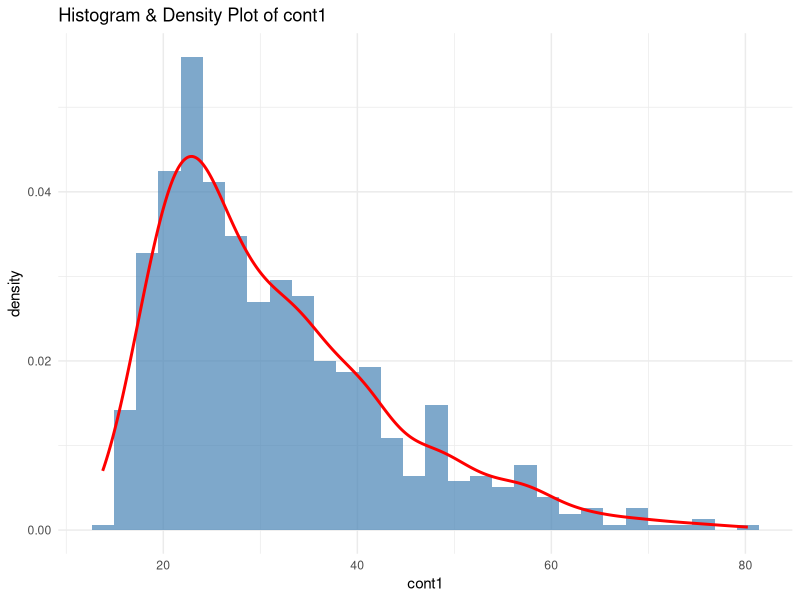
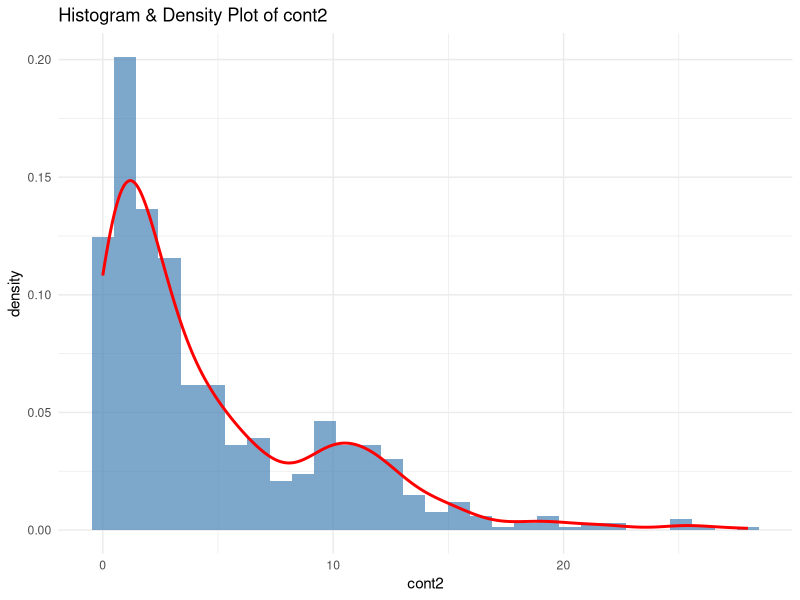
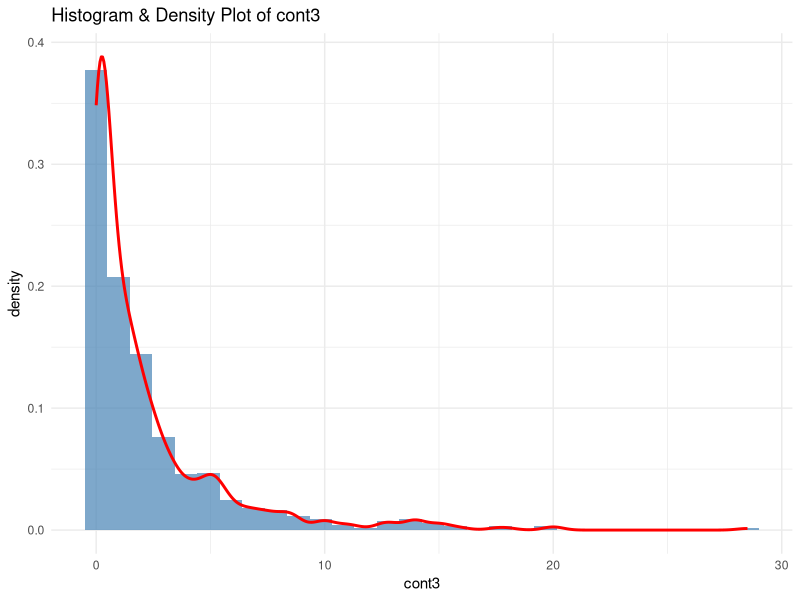
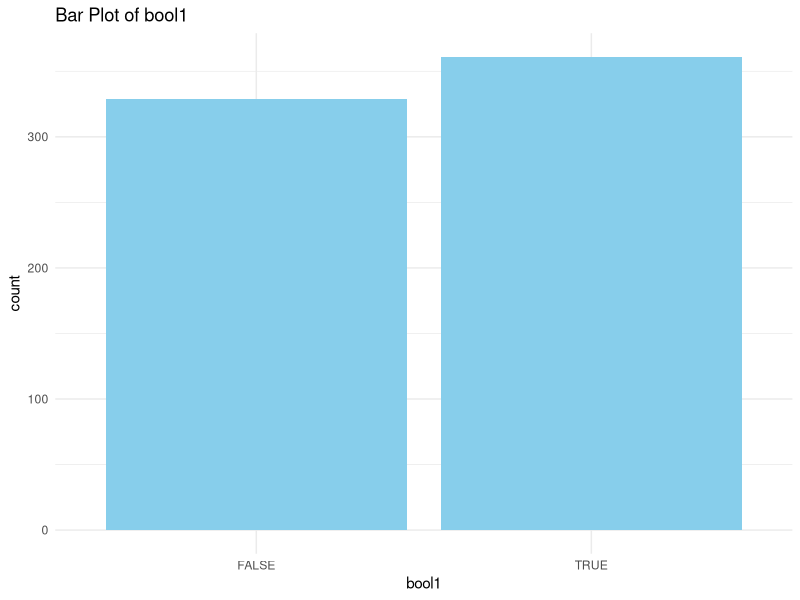
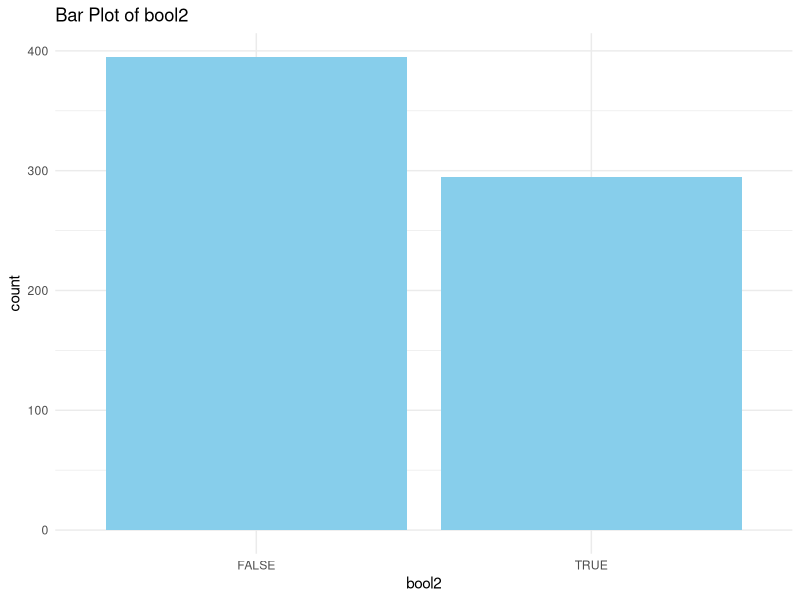
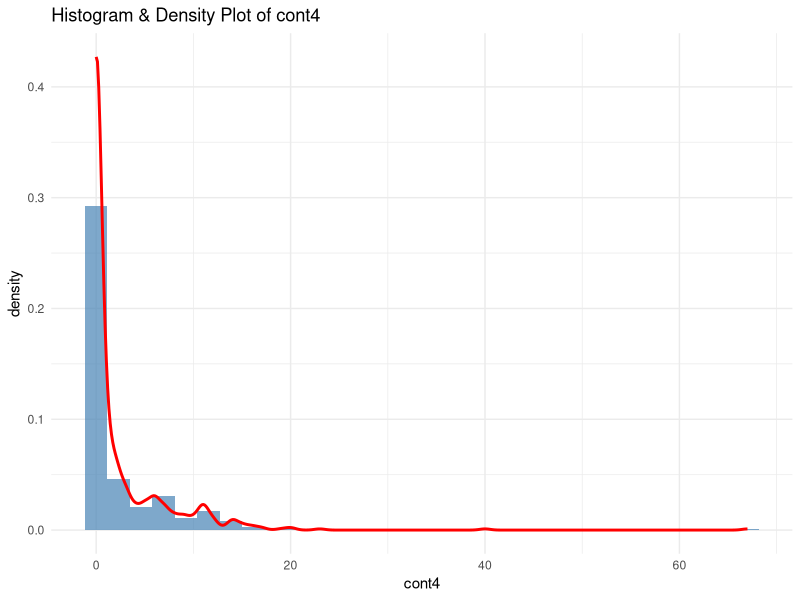
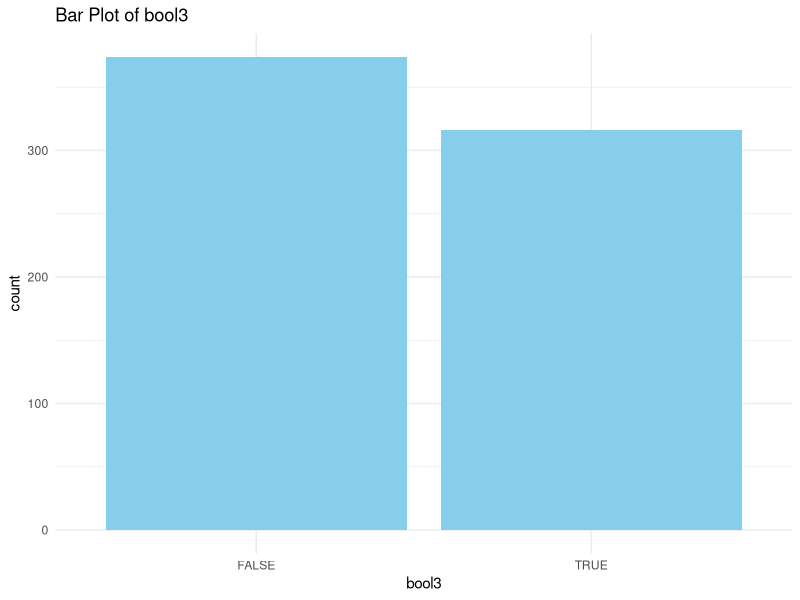
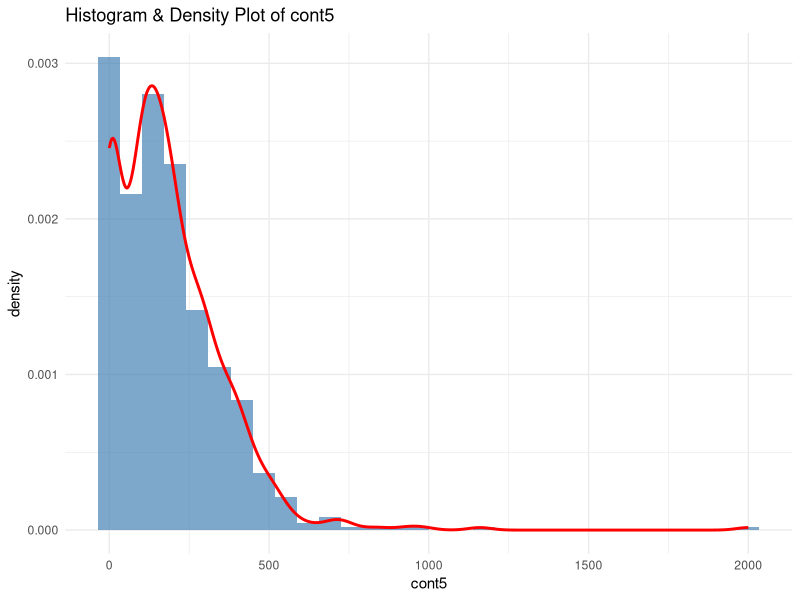

Write R code to recreate these figures, in order. (Note: this script raises an error after producing the figures.)
## ---- chunk 1
# Load necessary libraries
library(ggplot2)
library(dplyr)
library(readr)
library(caret)
## ---- chunk 2
# Set working directory (Update with your actual path if needed)
setwd("C:/Users/SAM/OneDrive/Documents/data science/as2")

# Load the dataset
df <- read_csv("BankData.csv")

# Remove the unnecessary index column
df <- df %>% select(-1)  # Removes the first column

# Convert Boolean-like variables ('t' and 'f') to factors
bool_cols <- c("bool1", "bool2", "bool3", "approval")  # Boolean-like categorical columns
df[bool_cols] <- lapply(df[bool_cols], as.factor)
## ---- chunk 3
# Question 1a: Visualizing the distributions of variables
# Loop through each column and generate appropriate plots
for (col in colnames(df)) {
  if (is.numeric(df[[col]])) {
    # Histogram with density plot for numeric variables
    p <- ggplot(df, aes(x = .data[[col]])) +
      geom_histogram(aes(y = ..density..), bins = 30, fill = "steelblue", alpha = 0.7) +
      geom_density(color = "red", size = 1) +
      ggtitle(paste("Histogram & Density Plot of", col)) +
      theme_minimal()
  } else if (is.factor(df[[col]])) {
    # Bar plot for categorical variables
    p <- ggplot(df, aes(x = .data[[col]])) +
      geom_bar(fill = "skyblue") +
      ggtitle(paste("Bar Plot of", col)) +
      theme_minimal()
  }
  print(p)  # Display the plot
}
## ---- chunk 4
# Question 1b: Applying Normalization
# Z-score normalization for 'credit.score'
df <- df %>%
  mutate(credit_score_zscore = (credit.score - mean(credit.score, na.rm = TRUE)) / sd(credit.score, na.rm = TRUE))

# Min-Max normalization for 'ages'
df <- df %>%
  mutate(ages_minmax = (ages - min(ages, na.rm = TRUE)) / (max(ages, na.rm = TRUE) - min(ages, na.rm = TRUE)))

# Decimal scaling for 'cont1'
max_cont1 <- max(abs(df$cont1), na.rm = TRUE)
scaling_factor <- 10^floor(log10(max_cont1) + 1)  # Finds the highest power of 10
df <- df %>%
  mutate(cont1_decimal_scaled = cont1 / scaling_factor)

# Display the transformed dataset
head(df[, c("credit.score", "credit_score_zscore", "ages", "ages_minmax", "cont1", "cont1_decimal_scaled")])
## ---- chunk 5
# Question 1c: Visualizing the normalized distributions
p1 <- ggplot(df, aes(x = credit.score)) +
  geom_histogram(aes(y = ..density..), bins = 30, fill = "blue", alpha = 0.5) +
  geom_density(color = "red", size = 1) +
  ggtitle("Original Credit Score Distribution") +
  theme_minimal()

p2 <- ggplot(df, aes(x = credit_score_zscore)) +
  geom_histogram(aes(y = ..density..), bins = 30, fill = "blue", alpha = 0.5) +
  geom_density(color = "red", size = 1) +
  ggtitle("Z-score Normalized Credit Score") +
  theme_minimal()

p3 <- ggplot(df, aes(x = ages)) +
  geom_histogram(aes(y = ..density..), bins = 30, fill = "green", alpha = 0.5) +
  geom_density(color = "red", size = 1) +
  ggtitle("Original Ages Distribution") +
  theme_minimal()

p4 <- ggplot(df, aes(x = ages_minmax)) +
  geom_histogram(aes(y = ..density..), bins = 30, fill = "green", alpha = 0.5) +
  geom_density(color = "red", size = 1) +
  ggtitle("Min-Max Scaled Ages") +
  theme_minimal()

p5 <- ggplot(df, aes(x = cont1)) +
  geom_histogram(aes(y = ..density..), bins = 30, fill = "orange", alpha = 0.5) +
  geom_density(color = "red", size = 1) +
  ggtitle("Original Cont1 Distribution") +
  theme_minimal()

p6 <- ggplot(df, aes(x = cont1_decimal_scaled)) +
  geom_histogram(aes(y = ..density..), bins = 30, fill = "orange", alpha = 0.5) +
  geom_density(color = "red", size = 1) +
  ggtitle("Decimal Scaled Cont1") +
  theme_minimal()

# Print all plots
print(p1)
print(p2)
print(p3)
print(p4)
print(p5)
print(p6)
## ---- chunk 6
#1d
#We categorize credit.score into bins like Poor, Fair, Good, Very Good, and Excellent based on standard credit score ranges.
# Binning credit score into risk categories
df <- df %>%
  mutate(credit_bins = case_when(
    credit.score < 580 ~ "Poor",
    credit.score >= 580 & credit.score < 670 ~ "Fair",
    credit.score >= 670 & credit.score < 740 ~ "Good",
    credit.score >= 740 & credit.score < 800 ~ "Very Good",
    credit.score >= 800 ~ "Excellent"
  ))

# Convert the new categorical variable to a factor
df$credit_bins <- factor(df$credit_bins, levels = c("Poor", "Fair", "Good", "Very Good", "Excellent"))

# View the first few rows
head(df[, c("credit.score", "credit_bins")])

# Plot distribution of binned credit scores
ggplot(df, aes(x = credit_bins)) +
  geom_bar(fill = "blue", alpha = 0.7) +
  ggtitle("Distribution of Credit Score Categories") +
  xlab("Credit Score Categories") +
  ylab("Count") +
  theme_minimal()
#We chose five bins for credit.score based on industry-standard credit risk categories used by financial institutions. These bins—Poor (300-579), Fair (580-669), Good (670-739), Very Good (740-799), and Excellent (800-850)—align with how lenders assess borrower risk. This segmentation provides meaningful distinctions while avoiding excessive granularity or oversimplification. Too many bins would make the data overly specific, while too few would lose important risk differences.
## ---- chunk 7
#1e
# Define midpoints for each credit score category
df <- df %>%
  mutate(credit_smoothed = case_when(
    credit_bins == "Poor" ~ (300 + 579) / 2,        # Midpoint of 300-579
    credit_bins == "Fair" ~ (580 + 669) / 2,        # Midpoint of 580-669
    credit_bins == "Good" ~ (670 + 739) / 2,        # Midpoint of 670-739
    credit_bins == "Very Good" ~ (740 + 799) / 2,   # Midpoint of 740-799
    credit_bins == "Excellent" ~ (800 + 850) / 2    # Midpoint of 800-850
  ))

# View the first few rows
head(df[, c("credit.score", "credit_bins", "credit_smoothed")])

# Histogram of original vs smoothed credit score
ggplot(df, aes(x = credit.score)) +
  geom_histogram(bins = 30, fill = "blue", alpha = 0.5) +
  ggtitle("Original Credit Score Distribution") +
  theme_minimal()

ggplot(df, aes(x = credit_smoothed)) +
  geom_histogram(bins = 30, fill = "red", alpha = 0.5) +
  ggtitle("Smoothed Credit Score Distribution") +
  theme_minimal()
#We chose midpoint smoothing because it provides a simple, interpretable, and consistent way to convert categorical bins back into numerical values. Unlike mean smoothing, which could be affected by outliers, midpoints preserve the natural spread of the data while maintaining meaningful differences between risk categories.
## ---- chunk 8
# Load necessary libraries
library(e1071)   # For SVM
library(caret)   # For model training & cross-validation
library(dplyr)   # For data manipulation

# Remove rows with missing values to avoid errors
df <- na.omit(df)

# Convert categorical variables to factors
df$approval <- as.factor(df$approval)  
df$bool1 <- as.factor(df$bool1)
df$bool2 <- as.factor(df$bool2)
df$bool3 <- as.factor(df$bool3)

# Standardize numerical columns for better SVM performance
num_cols <- sapply(df, is.numeric)
df[num_cols] <- scale(df[num_cols]) 

# Set up 10-fold cross-validation
train_control <- trainControl(method = "cv", number = 10)

# Train SVM model with default parameters (C = 1)
svm_model <- train(
  approval ~ .,  # Predict 'approval' using all other features
  data = df,
  method = "svmRadial",  # Radial kernel SVM
  trControl = train_control,
  preProcess = c("center", "scale")  # Standardize data
)

# Print model accuracy and details
print(svm_model)

## ---- chunk 9
# Question 2b: Perform grid search to optimize C parameter
set.seed(123)
tune_grid <- expand.grid(C = seq(0.1, 2, by = 0.1))
svm_model_tuned <- train(approval ~ ., data = df, method = "svmLinear",
                          trControl = trainControl(method = "cv", number = 10),
                          tuneGrid = tune_grid)
print(svm_model_tuned)
#the best parameter chosen through grid search was C = 0.1 using a Linear Kernel.

#The highest accuracy achieved with this parameter was 86.33%, with a Kappa score of 0.7286.

#Interestingly, the accuracy remained constant across all values of C (0.1 to 2.0), suggesting that C has little effect on performance for this dataset with a linear kernel. This could mean that the data is well-separated, and increasing C does not significantly impact decision boundaries. 
## ---- chunk 10
# Question 3a: Load and prepare the Star Wars dataset
data(starwars, package = "dplyr")
starwars <- starwars %>% select(-films, -vehicles, -starships, -name) %>% na.omit()

# Convert categorical variables to dummy variables (excluding 'gender')
starwars_dummy <- starwars %>% select(-gender) %>% mutate_if(is.character, as.factor)
starwars_dummy <- model.matrix(~ . -1, data = starwars_dummy)
starwars_final <- data.frame(starwars_dummy, gender = starwars$gender)
## ---- chunk 11
# Question 3b: Apply SVM to predict gender
set.seed(123)
svm_gender <- train(gender ~ ., data = starwars_final, method = "svmLinear",
                     trControl = trainControl(method = "cv", number = 10))
print(svm_gender)
## ---- chunk 12
# Question 3c: Apply PCA for dimensionality reduction
pca_model <- prcomp(starwars_final %>% select(-gender), center = TRUE, scale. = TRUE)
summary(pca_model)

# Select number of components based on variance explained
starwars_pca <- data.frame(pca_model$x[, 1:5], gender = starwars_final$gender)
## ---- chunk 13
# Question 3d: Train SVM on PCA-transformed data
set.seed(123)
svm_pca <- train(gender ~ ., data = starwars_pca, method = "svmLinear",
                 trControl = trainControl(method = "cv", number = 10))
print(svm_pca)
## ---- chunk 14
# Question 4a: Load and Explore Sacramento Housing Data
data(Sacramento, package = "caret")

# Remove 'zip' and 'city' columns
Sacramento <- Sacramento %>% select(-zip, -city)

# Check class balance
table(Sacramento$type)
## ---- chunk 15
# Question 4b: Normalize 'price' using log transformation
Sacramento <- Sacramento %>%
  mutate(log_price = log(price))
## ---- chunk 16
# Question 4c: Apply SVM to predict 'type' and evaluate with grid search
set.seed(123)
tune_grid <- expand.grid(C = seq(0.1, 2, by = 0.1))
train_control <- trainControl(method = "cv", number = 10)
svm_model <- train(type ~ ., data = Sacramento, method = "svmLinear",
                    trControl = train_control, tuneGrid = tune_grid)
print(svm_model)
## ---- chunk 17
# Question 5: Partition 'mtcars' into 5 folds and visualize 'gears' distribution
set.seed(123)
mycars <- mtcars
mycars$folds <- 0
flds <- createFolds(1:nrow(mycars), k = 5, list = TRUE)
for (i in 1:5) { mycars$folds[flds[[i]]] <- i }

ggplot(mycars, aes(x = factor(folds), fill = factor(gear))) +
  geom_bar(position = "dodge") +
  ggtitle("Distribution of 'gears' Across 5 Folds") +
  theme_minimal()

